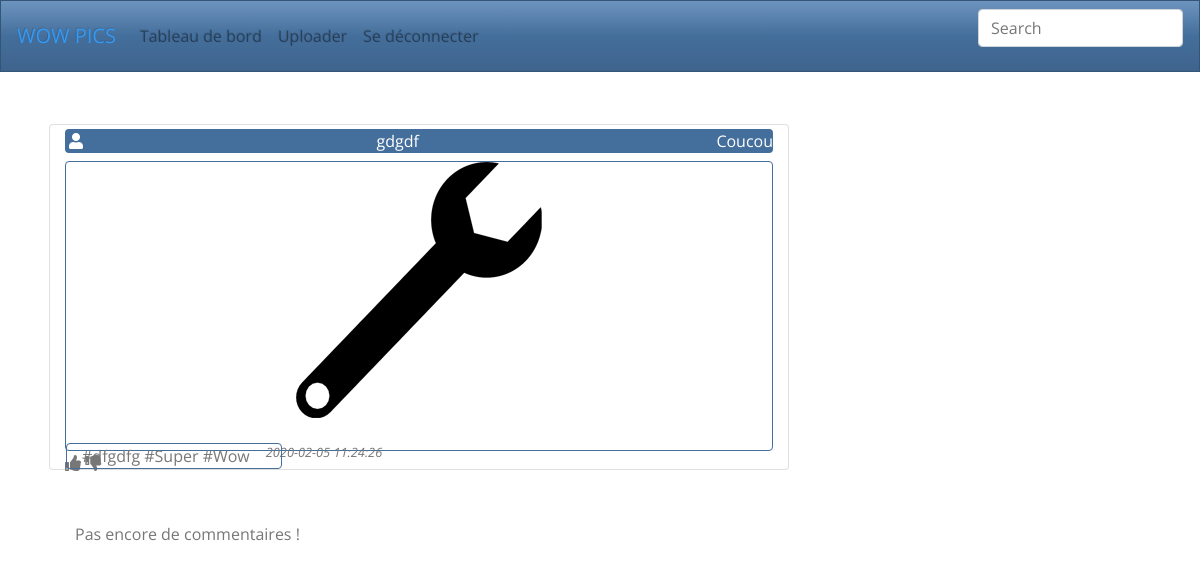
The page /v1.00/index.php?action=PagePicture&Picture=27 (signed in) on the database its author committed.
### tables this page shows
CREATE TABLE `picture` (
  `idPicture` int(11) NOT NULL,
  `fileName` varchar(255) NOT NULL,
  `status` varchar(30) NOT NULL DEFAULT 'private',
  `link` varchar(255) NOT NULL,
  `tags` text NOT NULL,
  `dateUpload` datetime NOT NULL DEFAULT CURRENT_TIMESTAMP,
  `idUser` int(11) NOT NULL
);

### v1.00/AutoLoader.php (called while the page is built, shortened)
<?php
 class AutoLoader
 {
    static function autoLoad($className)
    {
        $directories = array("controller", "model", "view", "model/Entity", "model/EntityManager", "Helpers");
        foreach($directories as $directory)
        {
            $file = $directory .'\\' . $className . '.php';
        }
    }
 }

### v1.00/Model/Modele.php (called while the page is built, shortened)
<?php
Abstract class Modele
{
  protected function executeReq($req, $params = null)
  {
   $bdd = Database::getInstance() -> getConnection();
    if($params == null)
    {
      $res = $bdd->query($req);
    }
    else
    {
      $res = $bdd->prepare($req);
      $res->execute($params);
    }
    return $res;
  }
  function hydrate(array $donnees){
    foreach ($donnees as $key => $value ){
        $method = 'set'.ucfirst($key);
    }
  }
}

### v1.00/Model/EntityManager/PictureManager.php (called while the page is built, shortened)
<?php
class PictureManager extends Modele
{
    public function getPublicPicture($idPicture)
    {
        $req = "SELECT * from picture WHERE status='public' AND idPicture=?";
        $res = $this->executeReq($req,array($idPicture));
        $res = $res->fetch(PDO::FETCH_ASSOC);
        if($res !== false)
        {
            $picture = new Picture();
            $picture->hydrate($res);
            return $picture;
        }
        else {
            return false;
        }
    }
}

### v1.00/Model/Entity/Picture.php (called while the page is built, shortened)
<?php
class Picture extends Modele {
    private $filename;
    private $link;
    private $tags;
    private $dateUpload;
    public function setIdPicture($idPicture)
    {
        return $this;
    }
    public function getFilename()
    {
        return $this->filename;
    }
    public function setFilename($filename)
    {
        $this->filename = $filename;
        return $this;
    }
    public function setStatus($status)
    {
        return $this;
    }
    public function getLink()
    {
        return $this->link;
    }
    public function setLink($link)
    {
        $this->link = $link;
        return $this;
    }
    public function getTags()
    {
        return $this->tags;
    }
    public function setTags($tags)
    {
        $this->tags = $tags;
        return $this;
    }
    public function getDateUpload()
    {
        return $this->dateUpload;
    }
    public function setDateUpload($dateUpload)
    {
        $this->dateUpload = $dateUpload;
        return $this;
    }
    public function setIdUser($idUser)
    {
            return $this;
    }
}

### v1.00/Model/EntityManager/UserManager.php (called while the page is built, shortened)
<?php
class UserManager extends Modele
{
    public function getUser($id)
    {
        $req='SELECT login, password, email FROM user WHERE idUser=?';
        $res = $this->executeReq($req,array($id));
        $res2 = $res->fetch(PDO::FETCH_ASSOC);
        if($res2 != FALSE)
        {
            $user = new User();
            $user->hydrate($res2);
            return $user;
        }
        else
        {
            return false;
        }
    }
}

### v1.00/View/Picture.html.php (the view, shortened to what this page needs)
<main class="container mt-5">
<div class="col-md-3 col-lg-8">
    <div class="row">
        <div class="col-12 card m-1 pt-1">
            <div class="d-flex align-items-center text-white bg-primary rounded pl-1 ">
                <i class="fas fa-user"></i>
                <p class="mx-auto my-auto"><?php echo $picture->getFilename(); ?></p>
                <p class="my-auto pl-1"><?php echo $login ?></p>
            </div>
            <div>
                <div class="border border-primary rounded mt-2 pl-1 pr-1 w-100 h-100 text-center">
                    <img class="img-fluid" src="<?php echo $picture->getLink(); ?>" alt="picture"/>
                </div>
                <div>
                    <i class="fas fa-thumbs-up"></i>
                    <i class="fas fa-thumbs-down"></i>
                </div>
            </div>
            <div class="row">
                <div>
                    <p class="border border-primary rounded mt-2 ml-3 my-auto col-12"><?php $tags = $picture->getTags();
                                $tags = explode(",",$tags);
                                for($i = 0 ; $i <count($tags); $i++)
                                {
                                    echo '#'. $tags[$i] . " ";
                                    if ($i >= 2) { break;}
                                }
                        ?>
                    </p>
                </div>
                <div class="font-italic text-right small">
                    <?php echo $picture->getDateUpload(); ?>
                </div>
            </div>
        </div>
    </div>
    <div class="container pt-5">
             <form method = "POST" action="index.php?action=Inscrire">
               <fieldset>
            <?php if($CommentCount > 0)
            {?>
               <legend  class="col-md-6 text-primary">Les commentaires : </legend>
               <div class="form group border rounded">
            <?php
                forEach($comments as $comment)
                { ?>
                    <div class ="col-12 overflow-auto">
                        <h5 class="font-weight-bold text text-primary"> <?php echo $comment['comment']->getTitle(); ?> </h5>
                        <p > <?php echo $comment['comment']->getContent(); ?></p>
                        <p class="font-italic text-right small"> Posté par <?php echo $comment['userComment']; ?> le <?php echo $comment['comment']->getDateComment(); ?></p>
                    </div>
            <?php }
            }
                else
                    {echo "<p> Pas encore de commentaires ! </p>";} ?>
    </div>
</div>
</main>

### rows shown on the page
picture: fileName "gdgdf", link (picture), tags "dfgdfg", tags "Super", tags "Wow", dateUpload "2020-02-05 11:24:26"

### other values the page prints
$login "Coucou"
